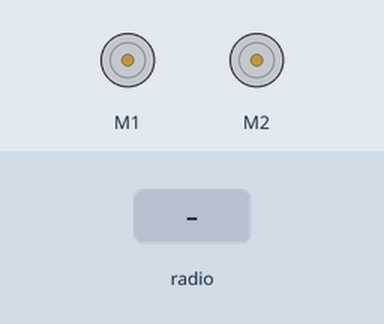
The program below on a simulated BBC micro:bit (MakeCode). On the bench: 2 × DC motor (green arrow = forward, orange = backward, longer = faster). Inputs (shaded band) come from the test bench.

Above: at 1.2 s.
1.3 s: radio message "0" arrives
At 2.5 s:
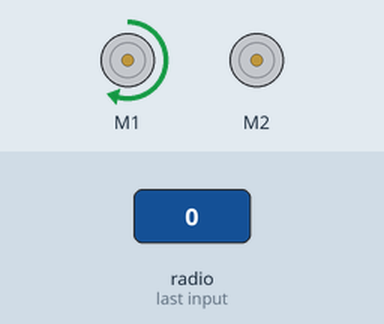
2.8 s: radio message "1" arrives
At 3.7 s:
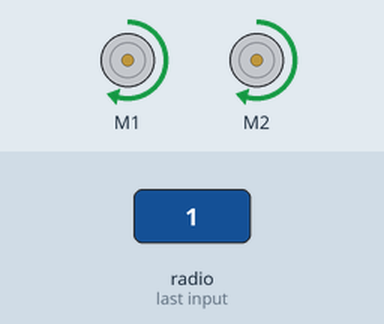
Timing chart, 0 to 5.8 s (numbered marks = the images above; inputs shaded):
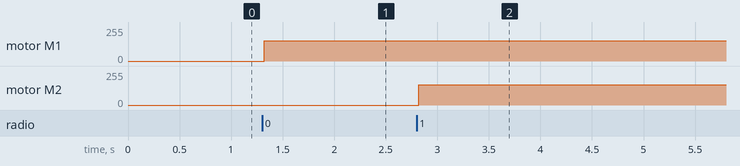

Measured:
- after the input at 1.3 s, motor M1: stopped → forward 153/255 at once
- after the input at 2.8 s, motor M2: stopped → forward 153/255 at once

The program:

main.ts
```typescript
radio.onReceivedNumber(function (receivedNumber) {
    if (receivedNumber == 0) {
        bitbot.move(BBMotor.Left, BBDirection.Forward, 60)
    } else if (receivedNumber == 1) {
        bitbot.move(BBMotor.Right, BBDirection.Forward, 60)
    } else {
        bitbot.move(BBMotor.Both, BBDirection.Forward, 60)
    }
})
radio.setGroup(1)
basic.forever(function () {

})
```

test.ts
```typescript
// testene settes inn her; disse vil ikke kompilert så lenge denne pakken blir brukt som en utvidelse.
```
